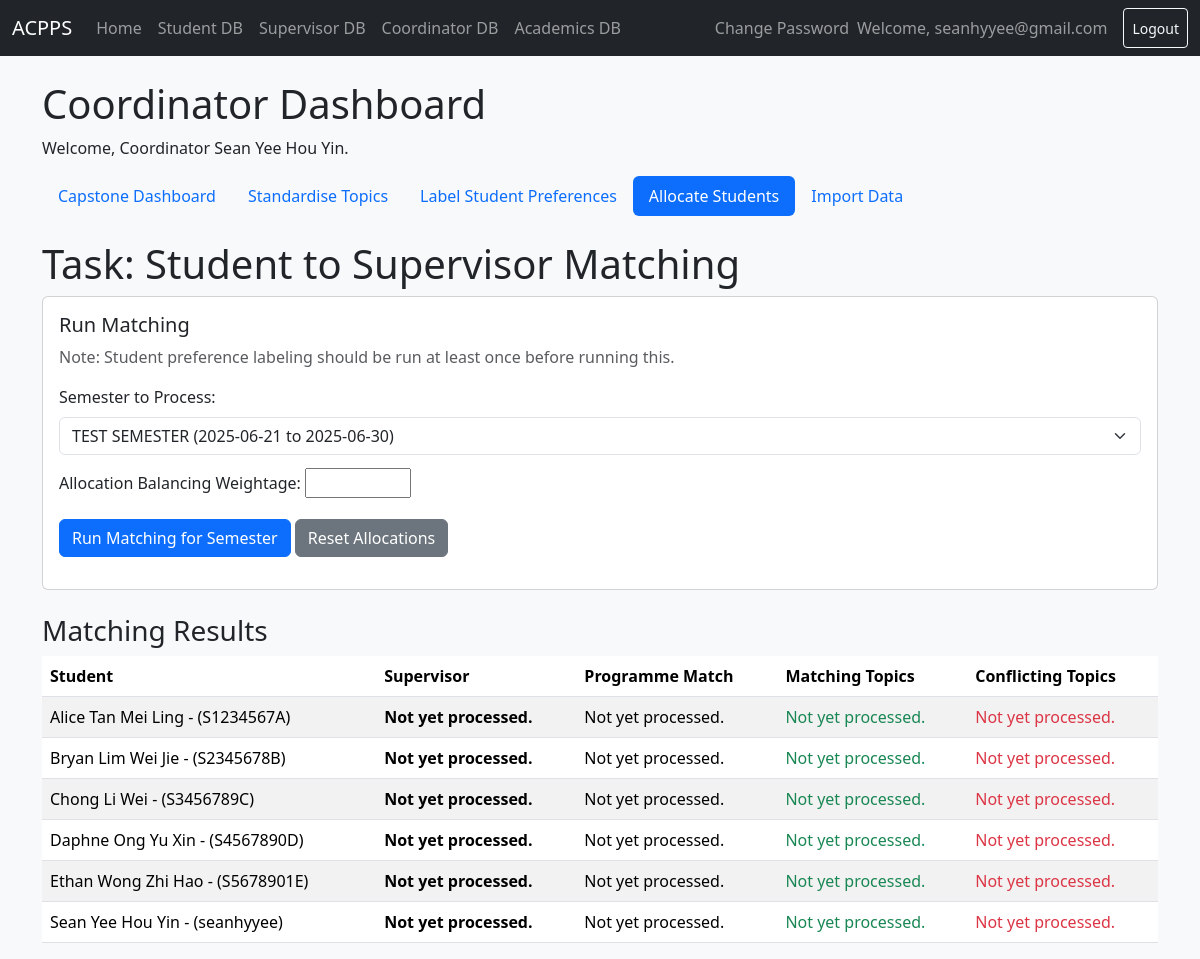
The page /dashboards/coordinator/match/ (signed in) on the database its author committed.
### users/models.py (models this page shows, shortened)
class User(AbstractBaseUser, PermissionsMixin):
    email = models.EmailField(unique=True)
    is_active = models.BooleanField(default=True)
    is_staff = models.BooleanField(default=False)
    date_joined = models.DateTimeField(default=timezone.now)
    full_name = models.CharField(max_length=255, blank=False, null=False)
    USER_TYPE_CHOICES = (
        ('student', 'Student'),
        ('supervisor', 'Supervisor'),
    )
    user_type = models.CharField(max_length=10, choices=USER_TYPE_CHOICES)
    objects = UserManager()
    USERNAME_FIELD = 'email'
    REQUIRED_FIELDS = ['user_type']
    def get_full_name(self):
        return self.full_name or self.email

class StudentProfile(models.Model):
    user = models.OneToOneField(settings.AUTH_USER_MODEL, on_delete=models.CASCADE, primary_key=True)
    programme = models.ForeignKey(Programme, on_delete=models.SET_NULL, null=True, related_name='students')
    preference_text = models.TextField(blank=True, null=True)
    positive_preferences = models.TextField(blank=True, null=True)
    negative_preferences = models.TextField(blank=True, null=True)
    supervisor = models.ForeignKey(
        'SupervisorProfile', on_delete=models.SET_NULL, null=True, blank=True, related_name='students'
    )
    semester = models.ForeignKey(
        Semester,
        on_delete=models.PROTECT, # Don't delete a session if programmes are linked to it
        default=get_default_semester(),
        null=True,
        blank=True,
        related_name='students'
    )
    programme_match_type = models.IntegerField(null=True)
    matching_topics = models.TextField(blank=True, null=True)
    conflicting_topics = models.TextField(blank=True, null=True)
    @property
    def student_id(self):
        return self.user.email.split('@')[0] if self.user.email else None

### dashboards/views.py (the view)
# urls.py: path('coordinator/match/', CoordinatorMatchingView.as_view(), name='coordinator_match'),
class CoordinatorMatchingView(CoordinatorRequiredMixin, View):
    template_name = 'dashboard/coordinator_match.html'
    def get(self, request, *args, **kwargs):
        semesters = Semester.objects.all().order_by('-start_date')
        selected_semester_id_str = request.GET.get('semester')
        selected_semester_id = None
        student_profiles_query = StudentProfile.objects.select_related('user', 'semester')
        if selected_semester_id_str:
            try:
                selected_semester_id = int(selected_semester_id_str)
                student_profiles_query = student_profiles_query.filter(semester_id=selected_semester_id)
            except (ValueError, TypeError):
                student_profiles_query = student_profiles_query.none()
        else:
            latest_semester = semesters.first()
            if latest_semester:
                selected_semester_id = latest_semester.pk
                student_profiles_query = student_profiles_query.filter(semester=latest_semester)
            else:
                student_profiles_query = student_profiles_query.none()
        student_profiles = student_profiles_query.order_by('user__full_name')
        supervisor_profiles = SupervisorProfile.objects.filter(Exists(StudentProfile.objects.filter(supervisor=OuterRef('pk'))))
        context = {
            'semesters': semesters,
            'student_profiles': student_profiles,
            'supervisor_profiles': supervisor_profiles,
            'selected_semester_id': selected_semester_id,
        }
        return render(request, self.template_name, context)

### academics/models.py (called while the page is built)
    def __str__(self):
        return f"{self.name} ({self.start_date} to {self.end_date})"

### dashboards/views.py (called while the page is built)
    def dispatch(self, request, *args, **kwargs):
        is_coordinator = CoordinatorProfile.objects.filter(supervisor__user=request.user).exists() or request.user.is_superuser
        if not is_coordinator:
            messages.error(request, "You do not have permission to access this page.")
            return redirect('home')
        return super().dispatch(request, *args, **kwargs)

### templates/dashboard/coordinator_match.html (shortened to what this page needs)
{% extends "dashboard/coordinator_base.html" %}
{% load static %}
{% block module %}
    <h1>Task: Student to Supervisor Matching</h1>
    <div class="card mb-4">
        <div class="card-body">
            <h5 class="card-title">Run Matching</h5>
            <p class="card-text text-muted">Note: Student preference labeling should be run at least once before running this.</p>
            <div class="form-group mb-3">
                <label for="semester-input" class="form-label">Semester to Process:</label>
                <select id="semester-input" class="form-select">
                    {% for semester in semesters %}
                        <option value="{{ semester.pk }}" {% if semester.pk == selected_semester_id %}selected{% endif %}>
                            {{ semester }}
                        </option>
                    {% empty %}
                        <option value="">No semesters found</option>
                    {% endfor %}
                </select>
                <label for="weightage-input" class="form-label mt-3">Allocation Balancing Weightage:</label>
                <input id="weightage-input" type="number" min="0" max="10" step="0.1">
            </div>
            <button type="button" id="match-btn" class="btn btn-primary" data-url="{% url 'start_matching' %}">Run Matching for Semester</button>
            <button type="button" id="reset-btn" class="btn btn-secondary" data-url="{% url 'reset_matches' %}">Reset Allocations</button>
        </div>
    </div>
    <h3>Matching Results</h3>
    {% if student_profiles %}
        <div class="table-responsive">
            <table class="table table-striped table-hover">
                <thead>
                    <tr>
                        <th>Student</th>
                        <th>Supervisor</th>
                        <th>Programme Match</th>
                        <th>Matching Topics</th>
                        <th>Conflicting Topics</th>
                    </tr>
                </thead>
                <tbody>
                    {% for profile in student_profiles %}
                        <tr>
                            <td>{{ profile.user.full_name }} - ({{ profile.student_id }})</td>
                            <td class="fw-bold">
                                {% if profile.supervisor %}
                                    {{ profile.supervisor.user.full_name }} - ({{ profile.supervisor.user.email }})
                                {% else %}
                                    Not yet processed.
                                {% endif %}
                            </td>
                                {% if profile.programme_match_type == 1 %}
                                    <td class="text-success">First Choice</td>
                                {% elif profile.programme_match_type == 2 %}
                                    <td class="text-warning">Second Choice</td>
                                {% elif profile.programme_match_type == 0 %}
                                    <td class="text-danger">No Matches</td>
                                {% else %}
                                    <td>Not yet processed.</td>
                                {% endif %}
                            <td class="text-success">{{ profile.matching_topics|default:"Not yet processed." }}</td>
                            <td class="text-danger">{{ profile.conflicting_topics|default:"Not yet processed." }}</td>
                        </tr>
                    {% endfor %}
                </tbody>
            </table>
        </div>
    {% else %}
        {% if selected_semester_id %}
            <div class="alert alert-info" role="alert">No student profiles found for the selected semester.</div>
        {% else %}
            <div class="alert alert-warning" role="alert">No student profiles found. Please add students and assign them to a semester.</div>
        {% endif %}
    {% endif %}
{% endblock %}

### templates/dashboard/coordinator_base.html (shortened to what this page needs)
{% extends "dashboard/dashboard_base.html" %}
{% load static %}
{% block dashboard %}
    <h1>Coordinator Dashboard</h1>
    <p>Welcome, Coordinator {{ user.get_full_name }}.</p>
    <nav class="nav nav-pills mb-4">
        <a class="nav-link {% if request.resolver_match.url_name == 'coordinator_dashboard' %}active{% endif %}" href="{% url 'coordinator_dashboard' %}">Capstone Dashboard</a>
        <a class="nav-link {% if request.resolver_match.url_name == 'coordinator_standardize' %}active{% endif %}" href="{% url 'coordinator_standardize' %}">Standardise Topics</a>
        <a class="nav-link {% if request.resolver_match.url_name == 'coordinator_label' %}active{% endif %}" href="{% url 'coordinator_label' %}">Label Student Preferences</a>
        <a class="nav-link {% if request.resolver_match.url_name == 'coordinator_match' %}active{% endif %}" href="{% url 'coordinator_match' %}">Allocate Students</a>
        <a class="nav-link {% if request.resolver_match.url_name == 'coordinator_import' %}active{% endif %}" href="{% url 'coordinator_import' %}">Import Data</a>
    </nav>
    {% block module %}
    {% endblock %}
{% endblock %}

### templates/base.html (shortened to what this page needs)
<!DOCTYPE html>
<html lang="en">
<head>
    <link href="https://cdn.jsdelivr.net/npm/bootstrap@5.3.3/dist/css/bootstrap.min.css" rel="stylesheet">
    <link rel="stylesheet" href="https://cdn.jsdelivr.net/npm/bootstrap-icons@1.11.3/font/bootstrap-icons.min.css">
</head>
<body>
    <nav class="navbar navbar-expand-lg navbar-dark bg-dark mb-4">
        <div class="container-fluid">
            <a class="navbar-brand" href="{% url 'home' %}">ACPPS</a>
            <div class="collapse navbar-collapse" id="navbarNav">
                <ul class="navbar-nav me-auto mb-2 mb-lg-0">
                    <li class="nav-item"><a class="nav-link" href="{% url 'home' %}">Home</a></li>
                    {% if user.is_authenticated %}
                        {% if user.is_superuser %}
                            <li class="nav-item"><a class="nav-link" href="{% url 'student_dashboard' %}">Student DB</a></li>
                            <li class="nav-item"><a class="nav-link" href="{% url 'supervisor_dashboard' %}">Supervisor DB</a></li>
                            <li class="nav-item"><a class="nav-link" href="{% url 'coordinator_dashboard' %}">Coordinator DB</a></li>
                            <li class="nav-item"><a class="nav-link" href="{% url 'academics:dashboard' %}">Academics DB</a></li>
                        {% elif user.user_type == 'student' %}
                             <li class="nav-item"><a class="nav-link" href="{% url 'student_dashboard' %}">My Dashboard</a></li>
                        {% elif user.user_type == 'supervisor' %}
                            <li class="nav-item"><a class="nav-link" href="{% url 'supervisor_dashboard' %}">My Dashboard</a></li>
                        {% endif %}
                    {% endif %}
                </ul>
                <div class="navbar-nav ms-auto">
                    {% if user.is_authenticated %}
                        <li class="nav-item"><a class="nav-link" href="{% url 'password_change' %}">Change Password</a></li>
                        <span class="navbar-text me-3">
                            Welcome, {{ user.email }}
                        </span>
                        <form class="d-flex" action="{% url 'logout' %}" method="post">
                            <button type="submit" class="btn btn-outline-light btn-sm">Logout</button>
                        </form>
                    {% else %}
                        <a href="{% url 'login' %}" class="btn btn-outline-light">Login</a>
                    {% endif %}
                </div>
            </div>
        </div>
    </nav>
    <main class="container">
        {% block content %}
        {% endblock %}
    </main>
</body>
</html>

### templates/base.html (style rules this page uses)
body { background-color: #f8f9fa; }

### rows shown on the page
User: email "seanhyyee@gmail.com", get_full_name "Sean Yee Hou Yin"
StudentProfile: user.full_name "Alice Tan Mei Ling", student_id "S1234567A", shows "Not yet processed.", matching_topics "Not yet processed.", conflicting_topics "Not yet processed."
StudentProfile: user.full_name "Bryan Lim Wei Jie", student_id "S2345678B", shows "Not yet processed.", matching_topics "Not yet processed.", conflicting_topics "Not yet processed."
StudentProfile: user.full_name "Chong Li Wei", student_id "S3456789C", shows "Not yet processed.", matching_topics "Not yet processed.", conflicting_topics "Not yet processed."
StudentProfile: user.full_name "Daphne Ong Yu Xin", student_id "S4567890D", shows "Not yet processed.", matching_topics "Not yet processed.", conflicting_topics "Not yet processed."
StudentProfile: user.full_name "Ethan Wong Zhi Hao", student_id "S5678901E", shows "Not yet processed.", matching_topics "Not yet processed.", conflicting_topics "Not yet processed."
StudentProfile: user.full_name "Sean Yee Hou Yin", student_id "seanhyyee", shows "Not yet processed.", matching_topics "Not yet processed.", conflicting_topics "Not yet processed."

### other values the page prints
form field value "TEST SEMESTER (2025-06-21 to 2025-06-30)"
